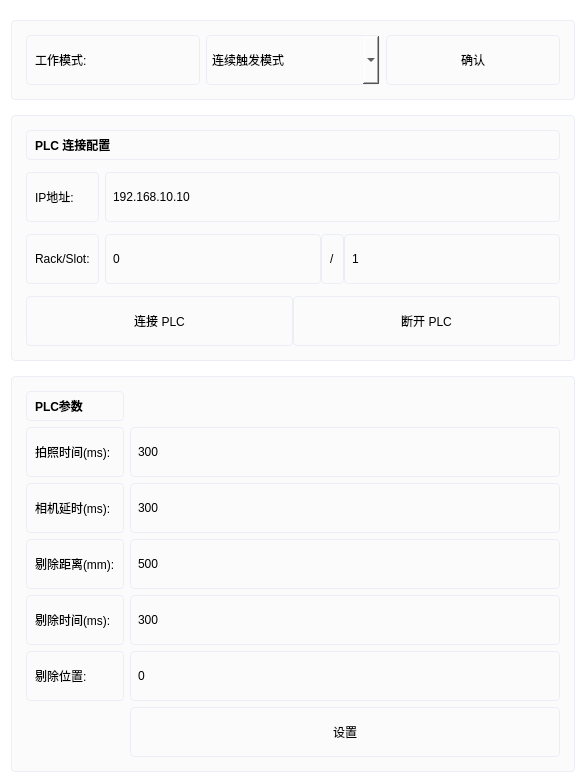
            <widget class="QWidget" name="scrollAreaWidgetContents3">
             <property name="geometry">
              <rect>
               <x>0</x>
               <y>0</y>
               <width>586</width>
               <height>773</height>
              </rect>
             </property>
             <property name="styleSheet">
              <string notr="true">background:white;</string>
             </property>
             <layout class="QVBoxLayout">
              <property name="spacing">
               <number>15</number>
              </property>
              <property name="topMargin">
               <number>20</number>
              </property>
              <item>
               <widget class="QFrame" name="tab3_frame1">
                <property name="styleSheet">
                 <string notr="true">background: #fbfbfc; border: 1px solid #ebeef5; border-radius: 4px; padding: 5px;</string>
                </property>
                <property name="frameShape">
                 <enum>QFrame::StyledPanel</enum>
                </property>
                <layout class="QHBoxLayout">
                 <item>
                  <widget class="QLabel" name="label_15">
                   <property name="text">
                    <string>工作模式:</string>
                   </property>
                  </widget>
                 </item>
                 <item>
                  <widget class="QComboBox" name="comboBox_3">
                   <property name="minimumSize">
                    <size>
                     <width>0</width>
                     <height>50</height>
                    </size>
                   </property>
                   <item>
                    <property name="text">
                     <string>连续触发模式</string>
                    </property>
                   </item>
                   <item>
                    <property name="text">
                     <string>间歇触发模式</string>
                    </property>
                   </item>
                  </widget>
                 </item>
                 <item>
                  <widget class="QPushButton" name="plcmodebtn">
                   <property name="minimumSize">
                    <size>
                     <width>0</width>
                     <height>50</height>
                    </size>
                   </property>
                   <property name="text">
                    <string>确认</string>
                   </property>
                  </widget>
                 </item>
                </layout>
               </widget>
              </item>
              <item>
               <widget class="QFrame" name="tab3_frame2">
                <property name="styleSheet">
                 <string notr="true">background: #fbfbfc; border: 1px solid #ebeef5; border-radius: 4px; padding: 5px;</string>
                </property>
                <property name="frameShape">
                 <enum>QFrame::StyledPanel</enum>
                </property>
                <layout class="QGridLayout">
                 <property name="verticalSpacing">
                  <number>12</number>
                 </property>
                 <item row="0" column="0" colspan="2">
                  <widget class="QLabel" name="label_7">
                   <property name="styleSheet">
                    <string>font-weight: bold;</string>
                   </property>
                   <property name="text">
                    <string>PLC 连接配置</string>
                   </property>
                  </widget>
                 </item>
                 <item row="1" column="0">
                  <widget class="QLabel" name="label_2">
                   <property name="text">
                    <string>IP地址:</string>
                   </property>
                  </widget>
                 </item>
                 <item row="1" column="1">
                  <widget class="QLineEdit" name="lineEdit">
                   <property name="minimumSize">
                    <size>
                     <width>0</width>
                     <height>50</height>
                    </size>
                   </property>
                   <property name="text">
                    <string>192.168.10.10</string>
                   </property>
                  </widget>
                 </item>
                 <item row="2" column="0">
                  <widget class="QLabel" name="label_3">
                   <property name="text">
                    <string>Rack/Slot:</string>
                   </property>
                  </widget>
                 </item>
                 <item row="2" column="1">
                  <layout class="QHBoxLayout">
                   <item>
                    <widget class="QLineEdit" name="lineEdit_2">
                     <property name="minimumSize">
                      <size>
                       <width>0</width>
                       <height>50</height>
                      </size>
                     </property>
                     <property name="text">
                      <string>0</string>
                     </property>
                    </widget>
                   </item>
                   <item>
                    <widget class="QLabel" name="label_5">
                     <property name="text">
                      <string>/</string>
                     </property>
                    </widget>
                   </item>
                   <item>
                    <widget class="QLineEdit" name="lineEdit_3">
                     <property name="minimumSize">
                      <size>
                       <width>0</width>
                       <height>50</height>
                      </size>
                     </property>
                     <property name="text">
                      <string>1</string>
                     </property>
                    </widget>
                   </item>
                  </layout>
                 </item>
                 <item row="3" column="0" colspan="2">
                  <layout class="QHBoxLayout">
                   <item>
                    <widget class="QPushButton" name="ConnectpushButton">
                     <property name="minimumSize">
                      <size>
                       <width>0</width>
                       <height>50</height>
                      </size>
                     </property>
                     <property name="text">
                      <string>连接 PLC</string>
                     </property>
                    </widget>
                   </item>
                   <item>
                    <widget class="QPushButton" name="DisconnectpushButton">
                     <property name="minimumSize">
                      <size>
                       <width>0</width>
                       <height>50</height>
                      </size>
                     </property>
                     <property name="text">
                      <string>断开 PLC</string>
                     </property>
                    </widget>
                   </item>
                  </layout>
                 </item>
                </layout>
               </widget>
              </item>
              <item>
               <widget class="QFrame" name="tab3_frame3">
                <property name="styleSheet">
                 <string notr="true">background: #fbfbfc; border: 1px solid #ebeef5; border-radius: 4px; padding: 5px;</string>
                </property>
                <property name="frameShape">
                 <enum>QFrame::StyledPanel</enum>
                </property>
                <layout class="QGridLayout" name="gridLayout_3">
                 <item row="6" column="1">
                  <widget class="QLineEdit" name="lineEdit_8">
                   <property name="minimumSize">
                    <size>
                     <width>0</width>
                     <height>50</height>
                    </size>
                   </property>
                   <property name="text">
                    <string>300</string>
                   </property>
                  </widget>
                 </item>
                 <item row="7" column="1">
                  <widget class="QLineEdit" name="lineEdit_12">
                   <property name="minimumSize">
                    <size>
                     <width>0</width>
                     <height>50</height>
                    </size>
                   </property>
                   <property name="text">
                    <string>0</string>
                   </property>
                  </widget>
                 </item>
                 <item row="6" column="0">
                  <widget class="QLabel" name="label_10">
                   <property name="text">
                    <string>剔除时间(ms):</string>
                   </property>
                  </widget>
                 </item>
                 <item row="3" column="1">
                  <widget class="QLineEdit" name="lineEdit_7">
                   <property name="minimumSize">
                    <size>
                     <width>0</width>
                     <height>50</height>
                    </size>
                   </property>
                   <property name="text">
                    <string>500</string>
                   </property>
                  </widget>
                 </item>
                 <item row="2" column="0">
                  <widget class="QLabel" name="label_13">
                   <property name="text">
                    <string>相机延时(ms):</string>
                   </property>
                  </widget>
                 </item>
                 <item row="1" column="0">
                  <widget class="QLabel" name="label_14">
                   <property name="text">
                    <string>拍照时间(ms):</string>
                   </property>
                  </widget>
                 </item>
                 <item row="3" column="0">
                  <widget class="QLabel" name="label_6">
                   <property name="text">
                    <string>剔除距离(mm):</string>
                   </property>
                  </widget>
                 </item>
                 <item row="2" column="1">
                  <widget class="QLineEdit" name="lineEdit_4">
                   <property name="minimumSize">
                    <size>
                     <width>0</width>
                     <height>50</height>
                    </size>
                   </property>
                   <property name="text">
                    <string>300</string>
                   </property>
                  </widget>
                 </item>
                 <item row="0" column="0">
                  <widget class="QLabel" name="label_9">
                   <property name="styleSheet">
                    <string>font-weight: bold;</string>
                   </property>
                   <property name="text">
                    <string>PLC参数</string>
                   </property>
                  </widget>
                 </item>
                 <item row="7" column="0">
                  <widget class="QLabel" name="label_17">
                   <property name="text">
                    <string>剔除位置:</string>
                   </property>
                  </widget>
                 </item>
                 <item row="1" column="1">
                  <widget class="QLineEdit" name="lineEdit_20">
                   <property name="minimumSize">
                    <size>
                     <width>0</width>
                     <height>50</height>
                    </size>
                   </property>
                   <property name="text">
                    <string>300</string>
                   </property>
                  </widget>
                 </item>
                 <item row="8" column="1">
                  <widget class="QPushButton" name="pushButton_8">
                   <property name="minimumSize">
                    <size>
                     <width>0</width>
                     <height>50</height>
                    </size>
                   </property>
                   <property name="text">
                    <string>设置</string>
                   </property>
                  </widget>
                 </item>
                </layout>
                <zorder>pushButton_8</zorder>
                <zorder>label_14</zorder>
                <zorder>label_17</zorder>
                <zorder>lineEdit_20</zorder>
                <zorder>lineEdit_12</zorder>
                <zorder>label_13</zorder>
                <zorder>label_9</zorder>
                <zorder>label_6</zorder>
                <zorder>lineEdit_7</zorder>
                <zorder>lineEdit_4</zorder>
                <zorder>label_10</zorder>
                <zorder>lineEdit_8</zorder>
               </widget>
              </item>
             </layout>
            </widget>
